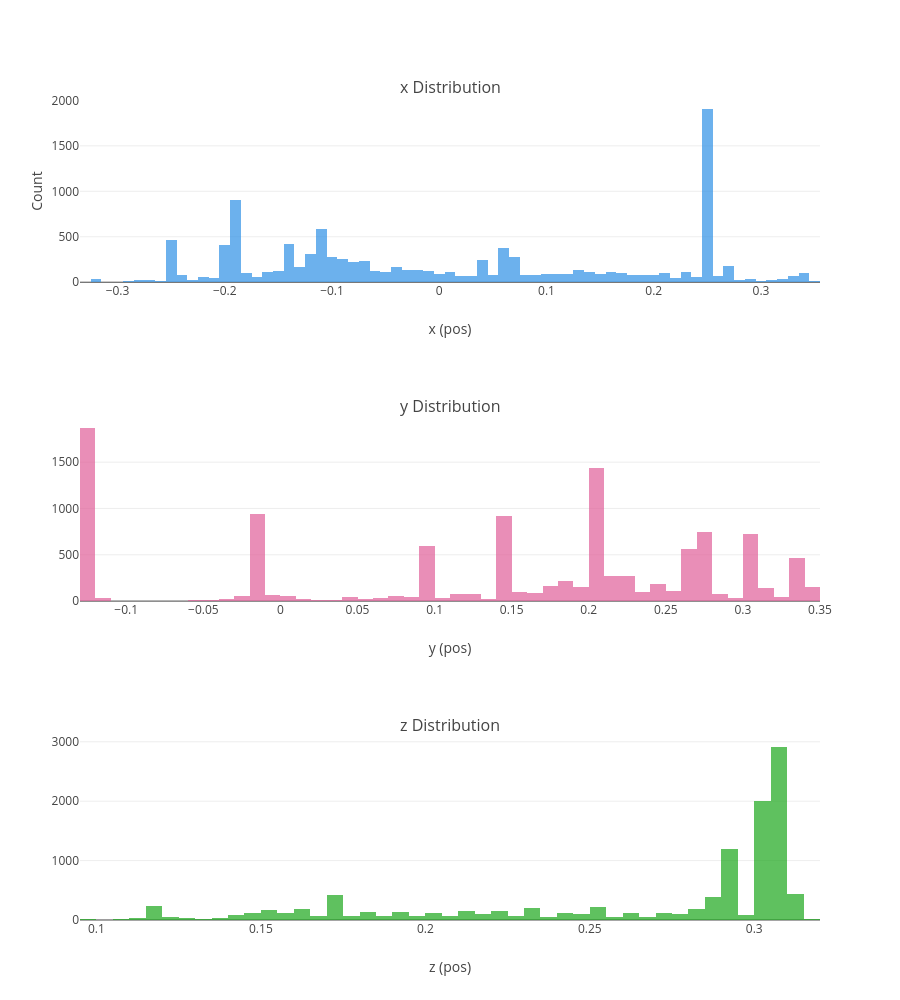

Notebook code cell kept with this figure:
### Code cell
def histogram_plots(df_cobots, feature_type_lst=["Current", "Speed", "Temperature"], unit=["A", "m/s", "Degrees C"]):

    colors = px.colors.qualitative.Dark24

    fig = make_subplots(
        rows=3, cols=1,
        subplot_titles=[f'{feature} Distribution' for feature in feature_type_lst],
        horizontal_spacing=0.1
    )

    # Loop through each feature type
    for feat_idx, (feature_type, unit_label) in enumerate(zip(feature_type_lst, unit)):
        row = feat_idx + 1  
        
        fig.add_trace(
            go.Histogram(
                x=df_cobots[feature_type],
                marker=dict(color=colors[feat_idx]),
                opacity=0.7,
            ),
            row=row, col=1
        )
        
        fig.update_xaxes(title_text=f"{feature_type} ({unit_label})", row=row, col=1)

    fig.update_yaxes(title_text="Count", row=1, col=1)

    fig.update_layout(
        height=1000,
        barmode='overlay',  
        showlegend=False,

    )
    return fig

feature_type_lst = ["x", "y", "z"]
unit_lst = ["pos", "pos", "pos"]
fig = histogram_plots(df, feature_type_lst=feature_type_lst, unit=unit_lst)
fig.show()

### Figure 1 — Plotly figure (JSON) as saved in the notebook; plotly's stock layout.template omitted (floating-point values rounded to 4 significant figures; data arrays with more than 128 entries replaced by an {"elided": "..."} marker saying what was removed)
{"data": [{"marker": {"color": "#2E91E5"}, "opacity": 0.7, "type": "histogram", "x": {"elided": "11103 float values"}, "xaxis": "x", "yaxis": "y"}, {"marker": {"color": "#E15F99"}, "opacity": 0.7, "type": "histogram", "x": {"elided": "11103 float values"}, "xaxis": "x2", "yaxis": "y2"}, {"marker": {"color": "#1CA71C"}, "opacity": 0.7, "type": "histogram", "x": {"elided": "11103 float values"}, "xaxis": "x3", "yaxis": "y3"}], "layout": {"annotations": [{"font": {"size": 16}, "showarrow": false, "text": "x Distribution", "x": 0.5, "xanchor": "center", "xref": "paper", "y": 1, "yanchor": "bottom", "yref": "paper"}, {"font": {"size": 16}, "showarrow": false, "text": "y Distribution", "x": 0.5, "xanchor": "center", "xref": "paper", "y": 0.6111, "yanchor": "bottom", "yref": "paper"}, {"font": {"size": 16}, "showarrow": false, "text": "z Distribution", "x": 0.5, "xanchor": "center", "xref": "paper", "y": 0.2222, "yanchor": "bottom", "yref": "paper"}], "barmode": "overlay", "height": 1000, "showlegend": false, "xaxis": {"anchor": "y", "domain": [0, 1], "title": {"text": "x (pos)"}}, "xaxis2": {"anchor": "y2", "domain": [0, 1], "title": {"text": "y (pos)"}}, "xaxis3": {"anchor": "y3", "domain": [0, 1], "title": {"text": "z (pos)"}}, "yaxis": {"anchor": "x", "domain": [0.7778, 1], "title": {"text": "Count"}}, "yaxis2": {"anchor": "x2", "domain": [0.3889, 0.6111]}, "yaxis3": {"anchor": "x3", "domain": [0, 0.2222]}}}
